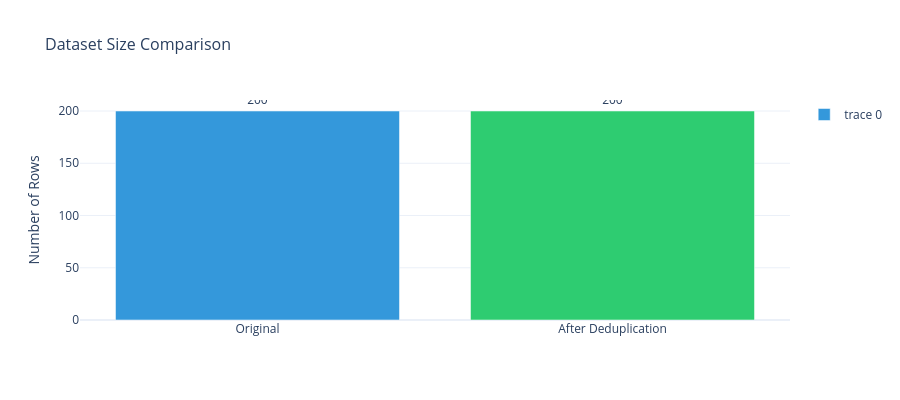
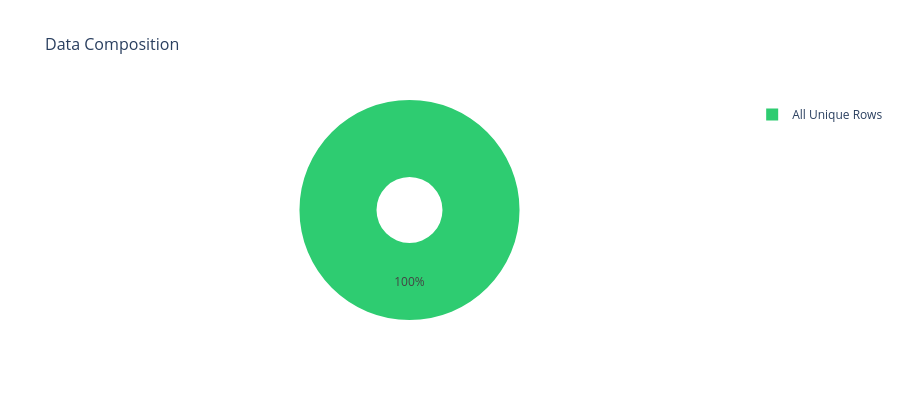
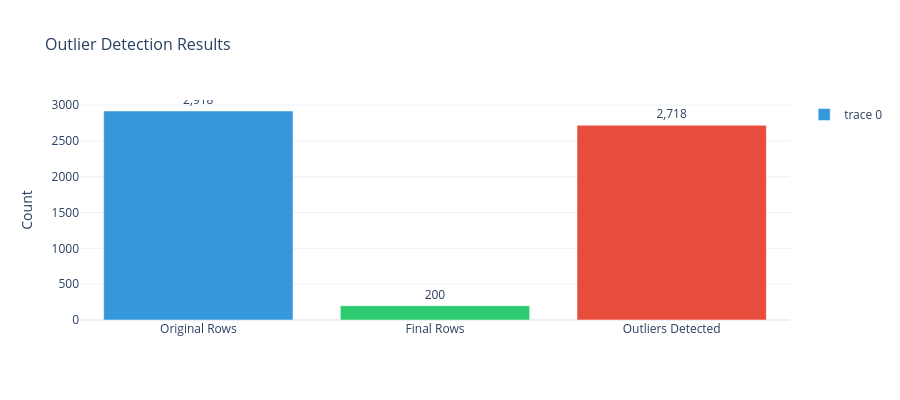

The code cell stored with these charts, in order, in its notebook:
### Code cell
# =============================================================================
# SECTION 5: RENDER ALL CHARTS FROM TRANSFORMATION DATA
# =============================================================================

def render_chart(chart_name, chart_data, transformation_name):
    """Render a single chart from plotly data"""
    try:
        if not PLOTLY_AVAILABLE:
            print(f"  📊 {chart_name}: Chart data available but plotly not installed")
            return False
        
        if 'data' not in chart_data or 'layout' not in chart_data:
            print(f"  ⚠️ {chart_name}: Invalid chart structure")
            return False
        
        # Create figure from saved plotly data
        fig = go.Figure(data=chart_data['data'], layout=chart_data['layout'])
        
        # Update layout for better notebook display
        fig.update_layout(
            title_font_size=16,
            height=400,
            showlegend=True,
            template="plotly_white"
        )
        
        fig.show()
        return True
        
    except Exception as e:
        print(f"  ❌ {chart_name}: Error rendering chart - {str(e)}")
        return False

def render_all_charts():
    """Render all charts from all transformations"""
    total_charts = 0
    successful_charts = 0
    
    print("\n" + "=" * 70)
    print("📊 RENDERING ALL TRANSFORMATION CHARTS")
    print("=" * 70)
    
    if not available_transformations:
        print("❌ No transformation data available for chart rendering")
        return 0, 0
    
    for trans_name, trans_data in available_transformations.items():
        config = trans_data['config']
        stats = trans_data['stats']
        
        # Load plotly data
        plotly_path = os.path.join(trans_data['folder_path'], config['plotly_file'])
        plotly_data = load_json_safe(plotly_path)
        
        print(f"\n{config['title']} Charts")
        print("-" * 50)
        
        if not plotly_data:
            print(f"❌ No chart data found for {config['title']}")
            continue
        
        chart_count = 0
        for chart_name, chart_data in plotly_data.items():
            if chart_name == 'summary':
                continue
            
            print(f"\n📈 {chart_name.replace('_', ' ').title()}")
            
            if render_chart(chart_name, chart_data, config['title']):
                chart_count += 1
                successful_charts += 1
            
            total_charts += 1
        
        if chart_count == 0:
            print("⚠️  No renderable charts found")
        else:
            print(f"✅ Successfully rendered {chart_count} chart(s)")
    
    print(f"\n" + "=" * 70)
    print(f"📊 CHART RENDERING SUMMARY:")
    print(f"  • Total Charts Found: {total_charts}")
    print(f"  • Successfully Rendered: {successful_charts}")
    print(f"  • Failed/Skipped: {total_charts - successful_charts}")
    print("=" * 70)
    
    return total_charts, successful_charts

# Render all charts from transformation data
print("🎨 Loading and rendering charts from transformation plotly data files...")
total_found, total_rendered = render_all_charts()

### Figure 1 — Plotly figure (JSON) as saved in the notebook; plotly's stock layout.template omitted (floating-point values rounded to 4 significant figures)
{"data": [{"marker": {"color": ["#3498db", "#2ecc71"]}, "text": ["200", "200"], "textposition": "outside", "type": "bar", "x": ["Original", "After Deduplication"], "y": [200, 200]}], "layout": {"height": 400, "showlegend": true, "title": {"font": {"size": 16}, "text": "Dataset Size Comparison"}, "yaxis": {"title": {"text": "Number of Rows"}}}}

### Figure 2 — Plotly figure (JSON) as saved in the notebook; plotly's stock layout.template omitted (floating-point values rounded to 4 significant figures)
{"data": [{"hole": 0.3, "labels": ["All Unique Rows"], "marker": {"colors": ["#2ecc71"]}, "type": "pie", "values": [200]}], "layout": {"height": 400, "showlegend": true, "title": {"font": {"size": 16}, "text": "Data Composition"}}}

### Figure 3 — Plotly figure (JSON) as saved in the notebook; plotly's stock layout.template omitted (floating-point values rounded to 4 significant figures)
{"data": [{"marker": {"color": ["#3498db", "#2ecc71", "#e74c3c"]}, "text": ["2,918", "200", "2,718"], "textposition": "outside", "type": "bar", "x": ["Original Rows", "Final Rows", "Outliers Detected"], "y": [2918, 200, 2718]}], "layout": {"height": 400, "showlegend": true, "title": {"font": {"size": 16}, "text": "Outlier Detection Results"}, "yaxis": {"title": {"text": "Count"}}}}
